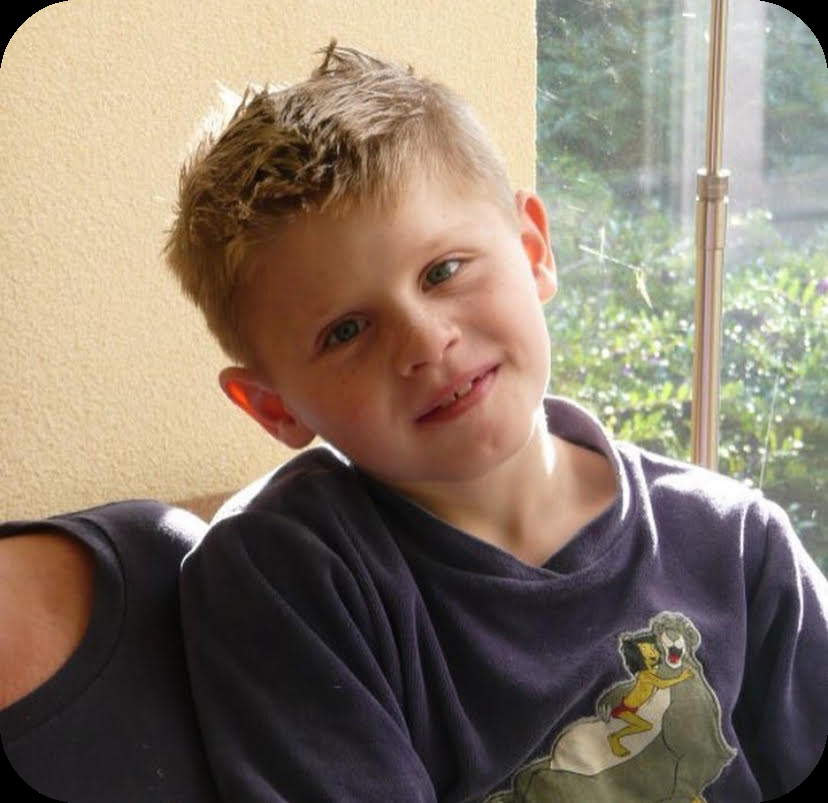
#> input picture assets/me-cutout.png, 828 x 803 px, found by its file name
$ python face-from-photo.py --input assets/me-cutout.png --out face-src.mp4
#> lines starting #> are read from the running program, lines starting #| are printed output that depends on the picture
#!/usr/bin/env python3
"""Turns a still photo (my profile picture) into a short looping clip for the intro's face layer.

The intro draws a face out of code glyphs from a video (see build-face.py). I only have a photo,
so this takes the cut-out from scripts/cutout.py, puts me on black, and moves the camera
very slightly (a slow push-in and a small sway) so the tracking points have something to follow.
The clip loops seamlessly: every motion is one full sine period.

  python scripts/cutout.py --input ../stinoooo/assets/stino.png
  python scripts/face-from-photo.py --input assets/me-cutout.png --out face-src.mp4
  python scripts/build-face.py --input face-src.mp4 --out . --seconds 6 --gamma 0.8 --clahe 2

Needs opencv-python-headless and numpy; ffmpeg on PATH.
"""
import argparse, math, os, subprocess, tempfile
import cv2
import numpy as np

ap = argparse.ArgumentParser()
ap.add_argument("--input", required=True)
ap.add_argument("--out", default="face-src.mp4")
ap.add_argument("--crop", default="560x768+110+0", help="WxH+X+Y of the head and shoulders, about 0.73 aspect")
ap.add_argument("--seconds", type=float, default=6.0)
ap.add_argument("--fps", type=int, default=25)
a = ap.parse_args()

img = cv2.imread(a.input, cv2.IMREAD_UNCHANGED)
#> img is the input picture: shape (803, 828, 4); mean B, G, R, A 107.1, 122.7, 136.9, 149.2
if img.shape[2] != 4:
    raise SystemExit("expects the RGBA cut-out from scripts/cutout.py")
w, rest = a.crop.split("x")
h, x, y = rest.replace("+", " ").split()
w, h, x, y = int(w), int(h), int(x), int(y)
img = img[y : y + h, x : x + w]
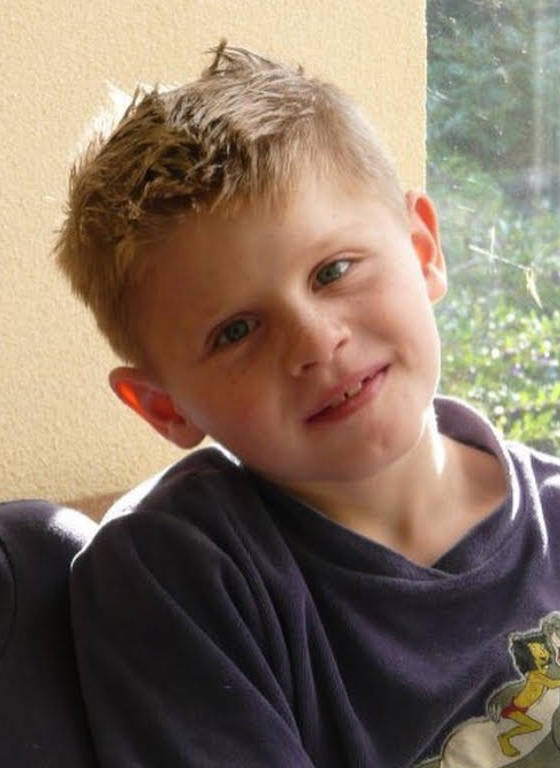
#> img: shape (768, 560, 4); mean B, G, R, A 98.6, 115, 132.5, 173.5
H, W = img.shape[:2]
#> H = 768; W = 560
# me on black: the face layer draws brightness, so the background has to be empty
alpha = img[:, :, 3:4].astype(np.float32) / 255
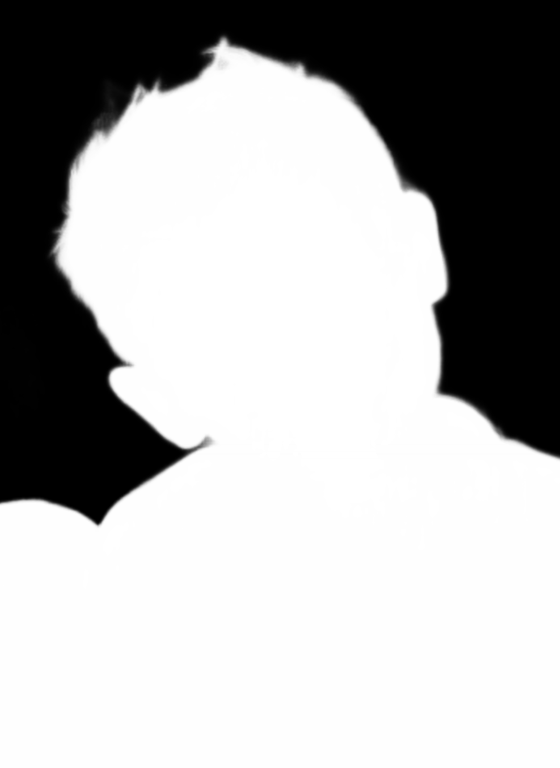
#> alpha: shape (768, 560, 1) float32; min 0, max 1, mean 0.68
cut = (img[:, :, :3].astype(np.float32) * alpha).astype(np.uint8)
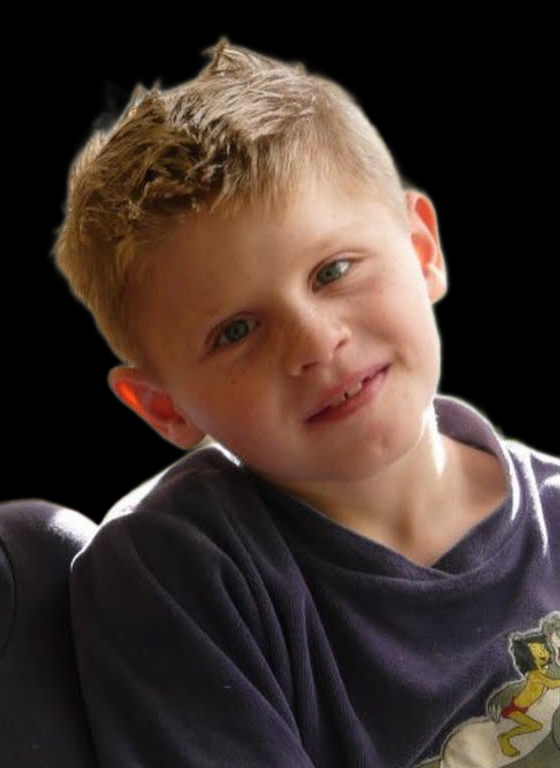
#> cut: shape (768, 560, 3); mean B, G, R 45.1, 51.8, 66.7
cv2.imwrite(os.path.splitext(a.out)[0] + "-still.png", cut)

# A slow push-in and a small sway, both one full period over the clip, so it loops.
tmp = tempfile.mkdtemp(prefix="facephoto_")
frames = int(a.seconds * a.fps)
for k in range(frames):
    t = k / frames
    zoom = 1.035 + 0.035 * math.sin(2 * math.pi * t)
    angle = 1.1 * math.sin(2 * math.pi * t + 0.6)
    dx = 5 * math.sin(2 * math.pi * t + 1.3)
    dy = 3 * math.sin(4 * math.pi * t)
    m = cv2.getRotationMatrix2D((W / 2, H * 0.45), angle, zoom)
    m[0, 2] += dx
    m[1, 2] += dy
    frame = cv2.warpAffine(cut, m, (W, H), flags=cv2.INTER_CUBIC, borderValue=(0, 0, 0))
    cv2.imwrite(os.path.join(tmp, f"{k:04d}.png"), frame)
#> this loop made 150 passes
#> pass 1, `frame = cv2.warpAffine(cut, m, (W, H), flags=cv2.INTER_CUBIC, borderVa..`:
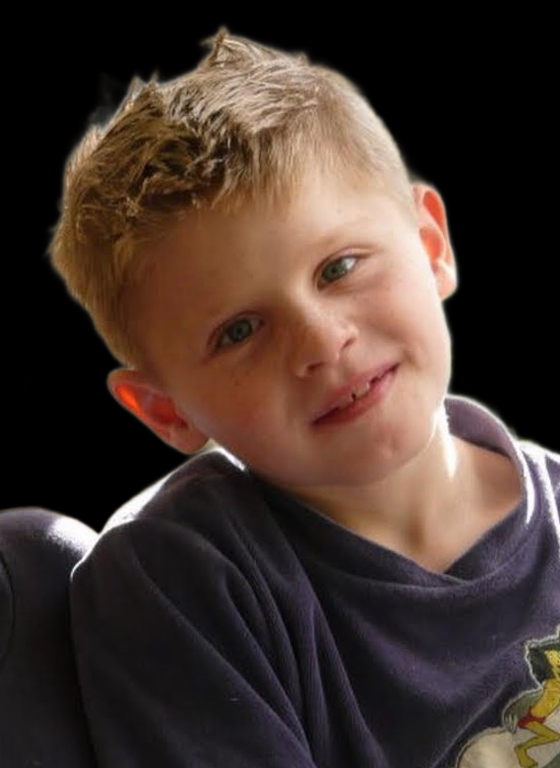
#> frame: shape (768, 560, 3); mean B, G, R 45.9, 53, 68.8
subprocess.run(["ffmpeg", "-y", "-v", "error", "-framerate", str(a.fps), "-i", os.path.join(tmp, "%04d.png"),
                "-c:v", "libx264", "-crf", "12", "-pix_fmt", "yuv420p", a.out], check=True)
#> (this line was passed over: subprocess is not available in this run)
print(f"wrote {a.out} ({frames} frames, {W}x{H})")
#| wrote face-src.mp4 (150 frames, 560x768)
